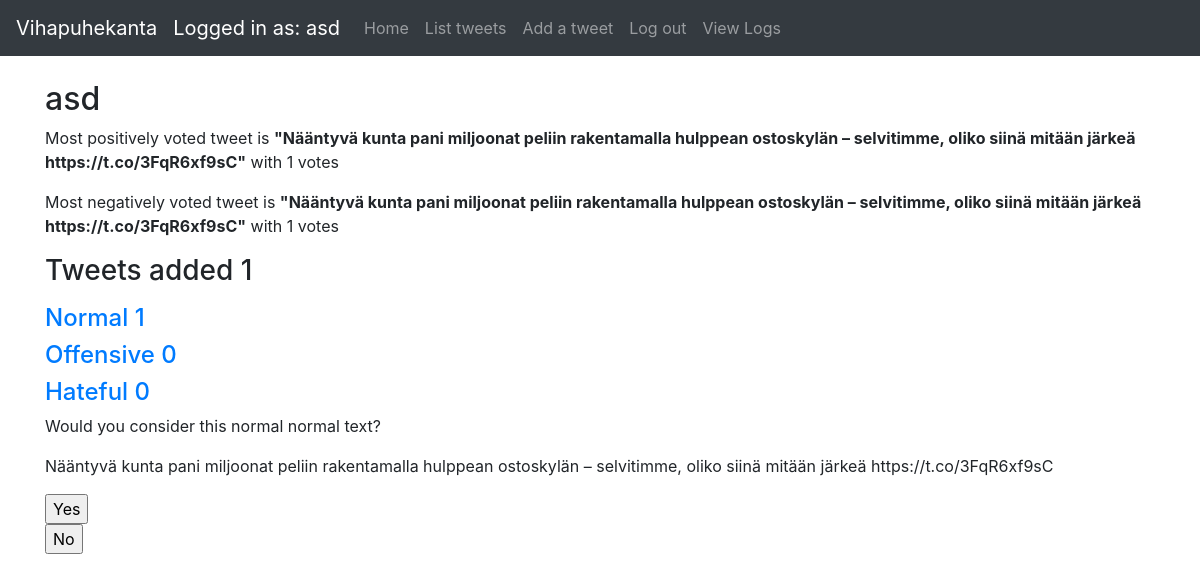
Page / (signed in) on the committed database.
### application/auth/models.py (models this page shows, shortened)
class User(db.Model):
    __tablename__ = "account"
    id = db.Column(db.Integer, primary_key=True)
    date_created = db.Column(db.DateTime, default=db.func.current_timestamp())
    date_modified = db.Column(db.DateTime, default=db.func.current_timestamp(),
                              onupdate=db.func.current_timestamp())
    name = db.Column(db.String(144), nullable=False)
    username = db.Column(db.String(144), nullable=False)
    password = db.Column(db.String(144), nullable=False)
    urole = db.Column(db.String(80))
    tweets = db.relationship("Tweet", backref='account', lazy=True)

### application/tweets/models.py (models this page shows, shortened)
class Tweet(db.Model):
    id = db.Column(db.Integer, primary_key=True)
    date_created = db.Column(db.DateTime, default=db.func.current_timestamp())
    date_modified = db.Column(db.DateTime, default=db.func.current_timestamp(),
                              onupdate=db.func.current_timestamp())
    tweetid = db.Column(db.String(100))
    tweettype = db.Column(db.String(100))
    tweettext = db.Column(db.String(300))
    addedby = db.Column(db.String(100))
    tweetdescription = db.Column(db.String(100))
    account_id = db.Column(db.Integer, db.ForeignKey('account.id'),
                           nullable=False)

### application/votes/models.py (models this page shows, shortened)
class Vote(db.Model):
    __tablename__ = "votes"
    id = db.Column(db.Integer, primary_key=True)
    date_created = db.Column(db.DateTime, default=db.func.current_timestamp())
    affirm = db.Column(db.Integer, nullable=True)
    oppose = db.Column(db.Integer, nullable=True)
    tweet_id = db.Column(db.Integer, nullable=False)
    @staticmethod
    def find_users_least_voted_tweet(user_id):
        stmt = text("SELECT votes.tweet_id, votes.oppose, account.username, tweet.tweettext FROM votes"
                    " JOIN Tweet ON votes.tweet_id = tweet.id"
                    " JOIN account ON tweet.account_id = :user_id"
                    " WHERE tweet.account_id = :user_id"
                    " ORDER BY votes.oppose DESC"
                    ).params(user_id=user_id)
        res = db.engine.execute(stmt)
        response = []
        if res is None:
            return None
        for row in res:
            response.append({"oppose": row[1], "tweettext": row[3]})
            pass
        return response
    @staticmethod
    def find_users_most_voted_tweet(user_id):
        stmt = text("SELECT votes.tweet_id, votes.affirm, account.username, tweet.tweettext FROM votes"
                    " JOIN Tweet ON votes.tweet_id = tweet.id"
                    " JOIN account ON tweet.account_id = :user_id"
                    " WHERE tweet.account_id = :user_id"
                    " ORDER BY votes.affirm DESC"
                    ).params(user_id=user_id)
        res = db.engine.execute(stmt)
        response = []
        if res is None:
            return None
        for row in res:
            response.append({"affirm": row[1], "tweettext": row[3]})
            pass
        return response

### application/views.py (the view)
@app.route("/")
@login_required
def index():
    most_votes = Vote.find_users_most_voted_tweet(current_user.id)
    least_votes = Vote.find_users_least_voted_tweet(current_user.id)
    try:
        most_positively_voted = most_votes[0]
        most_negatively_voted = least_votes[0]
    except Exception as e:
        most_positively_voted = None
        most_negatively_voted = None
        print(e)
    tweet_query = tweet_query_user()
    amounts = [0, 0, 0, 0]
    for row in tweet_query:
        print(row.tweettype)
        if row.tweettype == 'normal':
            amounts[0] = amounts[0] + 1
            amounts[1] = amounts[1] + 1
        elif row.tweettype == 'offensive':
            amounts[0] = amounts[0] = amounts[0] + 1
            amounts[2] = amounts[2] + 1
        else:
            amounts[0] = amounts[0] = amounts[0] + 1
            amounts[3] = amounts[3] + 1
    try:
        random_tweet = randRow()
    except Exception as e:
        random_tweet = None
        print(e)
    return render_template("index.html", all=amounts, tweet=random_tweet, most_positively_voted=most_positively_voted,
                           most_negatively_voted=most_negatively_voted)

### application/__init__.py (called while the page is built)
@login_manager.user_loader
def load_user(user_id):
    return User.query.get(user_id)

### application/tweets/views.py (called while the page is built)
def tweet_query_user():
    return db.session().query(Tweet).filter(Tweet.account_id == current_user.id)

### application/views.py (called while the page is built)
def randRow():
    row_id = Tweet.query.order_by(func.random()).first().id
    row = Tweet.query.get(row_id)
    return row

### application/templates/index.html (shortened to what this page needs)
{% extends "layout.html" %}
{% block body %}
    {% if current_user.is_authenticated %}
        <h2>
            {{ current_user.name }}
        </h2>
        {% if most_positively_voted is not none %}
            <p>Most positively voted tweet is <b>"{{ most_positively_voted.tweettext }}"</b>
                with {{ most_positively_voted.affirm }} votes</p>
        {% endif %}
        {% if most_negatively_voted is not none %}
            <p>Most negatively voted tweet is <b>"{{ most_negatively_voted.tweettext }}"</b>
                with {{ most_negatively_voted.oppose }} votes</p>
        {% endif %}
        <h3>
            <p>Tweets added {{ all[0] }}</p>
        </h3>
        <h4>
            <a href="#">Normal {{ all[1] }}</a>
        </h4>
        <h4>
            <a href="#">Offensive {{ all[2] }}</a>
        </h4>
        <h4>
            <a href="#">Hateful {{ all[3] }}</a>
        </h4>
         {% if tweet is not none %}
        <div id="random_tweet">
            <p>Would you consider this normal {{ tweet.tweettype }} text?</p>
            <p>{{ tweet.tweettext }}</p>
            <form method="POST" action="{{ url_for('random_tweet_vote', id = tweet.id) }}">
                <input type="submit" name="vote_button" value="Yes"/>
            </form>
            <form method="POST" action="{{ url_for('random_tweet_vote', id = tweet.id) }}">
                <input type="submit" name="vote_button" value="No"/>
            </form>
        </div>
             {% endif %}
    {% else %}
        <h1>
            Hello, please login or register.
        </h1>
    {% endif %}
{% endblock %}

### application/templates/layout.html (shortened to what this page needs)
<!DOCTYPE html>
<html>
<head>
    <link rel="stylesheet" href="https://maxcdn.bootstrapcdn.com/bootstrap/4.0.0/css/bootstrap.min.css"
>
</head>
<body>
<nav class="navbar navbar-expand-md navbar-dark bg-dark mb-4">
    <a class="navbar-brand" href="#">Vihapuhekanta</a>
    {% if current_user.is_authenticated %}
        <ul class="navbar-nav mr-auto">
            <li>
                <a class="navbar-brand" href="#">Logged in as: {{ current_user.name }}</a>
            </li>
            <li class="nav-item">
                <a class="nav-link" href="/">Home</a>
            </li>
            <li class="nav-item">
                <a class="nav-link" href="{{ url_for('tweets_index') }}">List tweets</a>
            </li>
            <li class="nav-item">
                <a class="nav-link" href="{{ url_for('tweets_form') }}">Add a tweet</a>
            </li>
            <li class="nav-item">
                <a class="nav-link" href="{{ url_for('auth_logout') }}">Log out</a>
            </li>
            <li class="nav-item">
                <a class="nav-link" href="{{ url_for('view_logs') }}">View Logs</a>
            </li>
        </ul>
    {% endif %}
</nav>
<main role="main" class="container">
    {% block body %}{% endblock %}
</main>
</body>
</html>

### rows in the picture
User: name "asd"
Tweet: tweettext "Nääntyvä kunta pani miljoonat peliin rakentamalla hulppean ostoskylän – selvitimme, oliko siinä mitään järkeä https://t.co/3FqR6xf9sC", tweettype "normal"
Vote: affirm "1", oppose "1"

### other values in the picture
{{ all[0] }} "1"
{{ all[1] }} "1"
{{ all[2] }} "0"
{{ all[3] }} "0"
